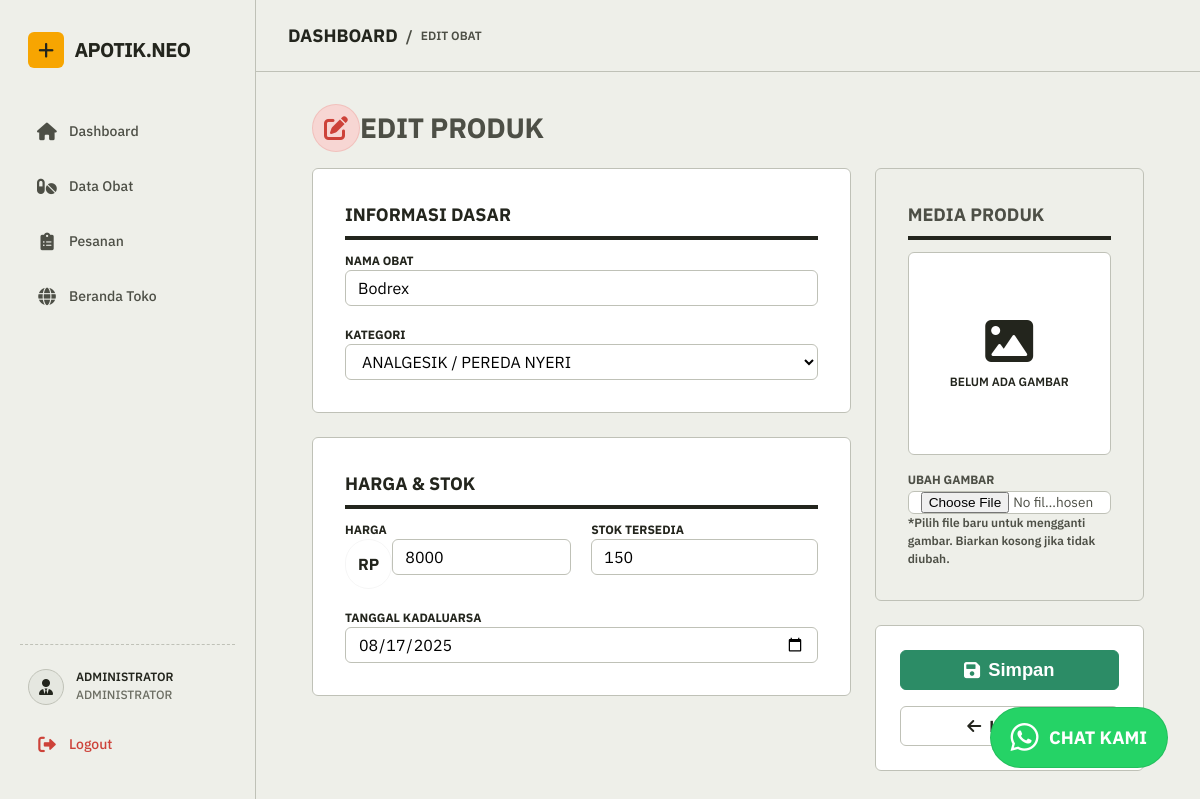
Page /admin/edit_obat.php?id=4 (signed in) on the committed database.
### tables this page shows
CREATE TABLE data_obat (
    id_obat INT AUTO_INCREMENT PRIMARY KEY,
    nama_obat VARCHAR(150) NOT NULL,
    id_kategori INT,
    harga INT NOT NULL,
    stok INT NOT NULL,
    tanggal_kadaluarsa DATE NOT NULL,
    gambar VARCHAR(255) DEFAULT 'default.jpg',
    deskripsi TEXT,
    FOREIGN KEY (id_kategori) REFERENCES kategori_obat(id_kategori) ON DELETE SET NULL ON UPDATE CASCADE
);

### admin/edit_obat.php (the view, shortened to what this page needs)
<?php
include '../config/koneksi.php';
$id_obat = (int) $_GET['id'];
$q_data = mysqli_query($koneksi, "SELECT * FROM data_obat WHERE id_obat = $id_obat");
$data = mysqli_fetch_assoc($q_data);
require_once '../templates/header.php';
?>
<div class="admin-wrapper" style="display: flex; min-height: 100vh; background-color: #FDF9F1;">
    <?php require_once '../templates/admin_sidebar.php'; ?>
    <main class="admin-main" style="flex: 1; display: flex; flex-direction: column; min-width: 0;">
        <header class="admin-header">
            <div style="display: flex; align-items: center; gap: 0.5rem;">
                <span class="font-black text-lg uppercase tracking-tight" style="color: var(--black); margin-bottom: 0;">Dashboard</span>
                <span class="text-gray-400 font-bold">/</span>
                <span class="text-gray-500 font-bold text-xs uppercase" style="margin-bottom: 0;">Edit Obat</span>
            </div>
        </header>
        <div class="admin-content" style="padding: 2rem; flex: 1; display: flex; justify-content: center; align-items: center;">
            <div class="container" style="max-width: 64rem; margin: 0 auto; width: 100%;">
                <div class="flex items-center gap-3 mb-6">
                    <div class="badge-neo bg-pink" style="width: 3rem; height: 3rem; display: flex; align-items: center; justify-content: center; padding: 0; font-size: 1.5rem; box-shadow: 2px 2px 0 var(--black);">
                        <i class="fa-solid fa-pen-to-square"></i>
                    </div>
                    <h3 class="font-black uppercase" style="font-size: 1.75rem; margin: 0; letter-spacing: -0.01em;">Edit Produk</h3>
                </div>
                <form method="POST" action="" enctype="multipart/form-data" style="display: grid; grid-template-columns: 2fr 1fr; gap: 1.5rem; align-items: start;">
                    <div style="display: flex; flex-direction: column; gap: 1.5rem;">
                        <div class="neo-box bg-white" style="padding: 2rem; border-width: 4px; box-shadow: 6px 6px 0px var(--black);">
                            <h4 class="font-black uppercase mb-4 text-lg" style="margin-top: 0; border-bottom: 4px solid var(--black); padding-bottom: 0.5rem;">Informasi Dasar</h4>
                            <div style="display: flex; flex-direction: column; gap: 1.25rem;">
                                <div>
                                    <label class="block font-black text-xs mb-1 uppercase tracking-widest text-gray-700">Nama Obat</label>
                                    <input type="text" name="nama_obat" value="<?= htmlspecialchars($data['nama_obat']) ?>" required class="input-neo" style="border-width: 3px; padding: 0.75rem; font-size: 1rem;">
                                </div>
                                <div>
                                    <label class="block font-black text-xs mb-1 uppercase tracking-widest text-gray-700">Kategori</label>
                                    <select name="id_kategori" required class="input-neo" style="width: 100%; border-width: 3px; padding: 0.75rem; font-size: 1rem;">
                                        <?php
                                        $kat = mysqli_query($koneksi, "SELECT * FROM kategori_obat");
                                        while ($k = mysqli_fetch_assoc($kat)) {
                                            $selected = ($k['id_kategori'] == $data['id_kategori']) ? 'selected' : '';
                                            echo "<option value='" . $k['id_kategori'] . "' $selected>" . strtoupper(htmlspecialchars($k['nama_kategori'])) . "</option>";
                                        }
                                        ?>
                                    </select>
                                </div>
                            </div>
                        </div>
                        <div class="neo-box bg-white" style="padding: 2rem; border-width: 4px; box-shadow: 6px 6px 0px var(--black);">
                            <h4 class="font-black uppercase mb-4 text-lg" style="margin-top: 0; border-bottom: 4px solid var(--black); padding-bottom: 0.5rem;">Harga & Stok</h4>
                            <div style="display: grid; grid-template-columns: 1fr 1fr; gap: 1.25rem;">
                                <div>
                                    <label class="block font-black text-xs mb-1 uppercase tracking-widest text-gray-700">Harga</label>
                                    <div class="flex" style="margin: 0;">
                                        <span class="badge-neo bg-gray-200" style="padding: 0.75rem; border-right-width: 0; border-radius: 0; font-weight: 900; font-size: 1rem; border-width: 3px;">Rp</span>
                                        <input type="number" name="harga" value="<?= $data['harga'] ?>" required class="input-neo" style="border-top-left-radius: 0; border-bottom-left-radius: 0; border-width: 3px; padding: 0.75rem; font-size: 1rem;">
                                    </div>
                                </div>
                                <div>
                                    <label class="block font-black text-xs mb-1 uppercase tracking-widest text-gray-700">Stok Tersedia</label>
                                    <input type="number" name="stok" value="<?= $data['stok'] ?>" required class="input-neo" style="border-width: 3px; padding: 0.75rem; font-size: 1rem;">
                                </div>
                                <div style="grid-column: span 2;">
                                    <label class="block font-black text-xs mb-1 uppercase tracking-widest text-gray-700">Tanggal Kadaluarsa</label>
                                    <input type="date" name="tanggal_kadaluarsa" value="<?= $data['tanggal_kadaluarsa'] ?>" required class="input-neo" style="border-width: 3px; padding: 0.75rem; font-size: 1rem;">
                                </div>
                            </div>
                        </div>
                    </div>
                    <div style="display: flex; flex-direction: column; gap: 1.5rem;">
                        <div class="neo-box bg-yellow" style="padding: 2rem; border-width: 4px; box-shadow: 6px 6px 0px var(--black);">
                            <h4 class="font-black uppercase mb-4 text-lg" style="margin-top: 0; border-bottom: 4px solid var(--black); padding-bottom: 0.5rem;">Media Produk</h4>
                            <?php
                            $img_src = ($data['gambar'] && $data['gambar'] !== 'default.jpg') ? '../assets/img/' . $data['gambar'] : null;
                            ?>
                            <div style="display: flex; flex-direction: column; gap: 1rem; align-items: center; text-align: center;">
                                <?php if($img_src): ?>
                                    <div class="neo-box bg-white" style="width: 100%; aspect-ratio: 1/1; padding: 0; display: flex; align-items: center; justify-content: center; overflow: hidden; border-width: 4px; box-shadow: 4px 4px 0 var(--black);">
                                        <img src="<?= $img_src ?>" style="width: 100%; height: 100%; object-fit: cover;" alt="Preview">
                                    </div>
                                <?php else: ?>
                                    <div class="neo-box bg-white" style="width: 100%; aspect-ratio: 1/1; padding: 0; display: flex; align-items: center; justify-content: center; border-width: 4px; box-shadow: 4px 4px 0 var(--black); flex-direction: column; gap: 0.5rem;">
                                        <i class="fa-solid fa-image text-gray-400" style="font-size: 3rem;"></i>
                                        <span class="text-xs font-bold text-gray-400 uppercase">Belum Ada Gambar</span>
                                    </div>
                                <?php endif; ?>
                                <div style="width: 100%; text-align: left;">
                                    <label class="block font-black text-xs mb-1 uppercase tracking-widest text-gray-800">Ubah Gambar</label>
                                    <input type="file" name="gambar" accept="image/*" class="input-neo" style="border-width: 3px; padding: 0.5rem; font-size: 0.85rem; height: auto !important; background-color: var(--white); cursor: pointer; width: 100%;">
                                    <p class="text-[0.75rem] font-bold text-gray-700 mt-2 leading-tight" style="font-size: 0.75rem;">*Pilih file baru untuk mengganti gambar. Biarkan kosong jika tidak diubah.</p>
                                </div>
                            </div>
                        </div>
                        <div class="neo-box bg-white" style="padding: 1.5rem; border-width: 4px; box-shadow: 6px 6px 0px var(--black); display: flex; flex-direction: column; gap: 1rem;">
                            <button type="submit" class="btn-neo bg-green" style="font-size: 1.15rem; padding: 1rem; display: flex; align-items: center; justify-content: center; gap: 0.5rem; color: var(--black); border-width: 3px; box-shadow: 4px 4px 0 var(--black);">
                                <i class="fa-solid fa-floppy-disk"></i> Simpan
                            </button>
                            <a href="admin_dashboard.php?page=obat" class="btn-neo bg-gray-200" style="font-size: 1rem; padding: 0.8rem; display: flex; align-items: center; justify-content: center; gap: 0.5rem; color: var(--black); border-width: 3px; font-weight: 900;">
                                <i class="fa-solid fa-arrow-left"></i> Kembali
                            </a>
                        </div>
                    </div>
                </form>
            </div>
        </div>
    </main>
</div>
<?php require_once '../templates/footer.php'; ?>

### rows in the picture
data_obat: nama_obat "Bodrex", harga "8000", stok "150", tanggal_kadaluarsa "08/17/2025"

### other values in the picture
$_SESSION['nama_lengkap'] "ADMINISTRATOR"
form field id_kategori "ANALGESIK / PEREDA NYERI"
